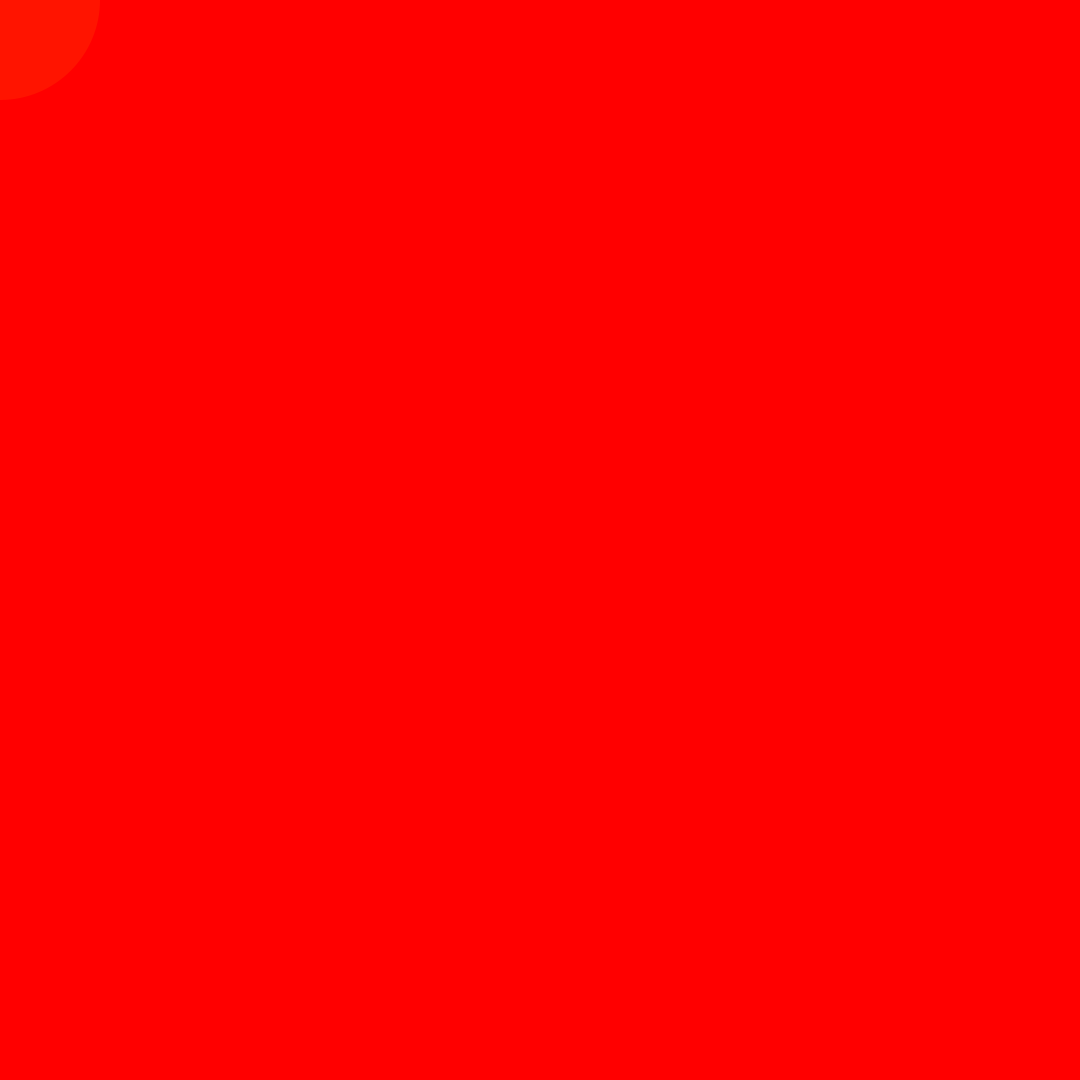
Frame 1 (no input)
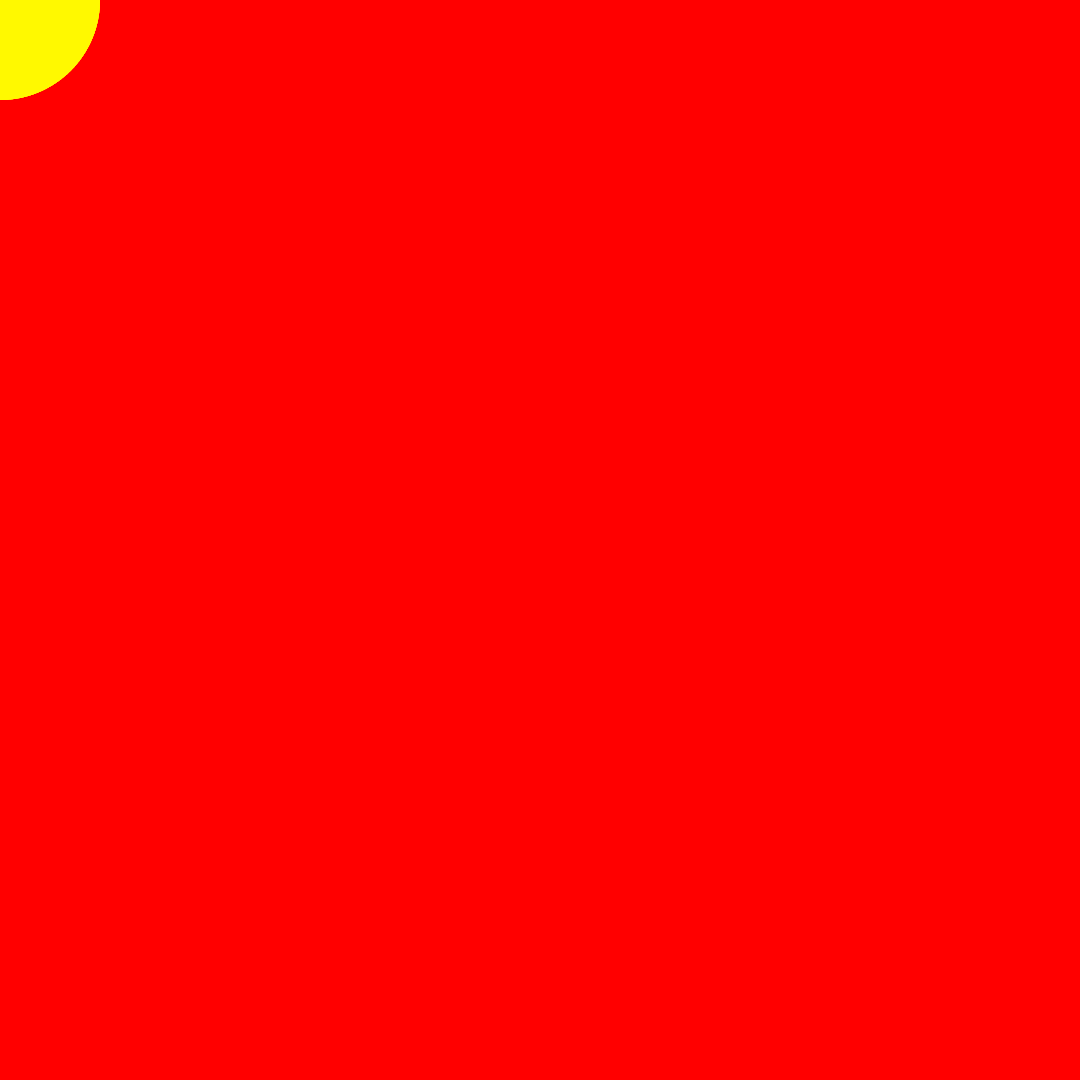
Frame 60 (the mouse pressed at the canvas centre just before this capture)
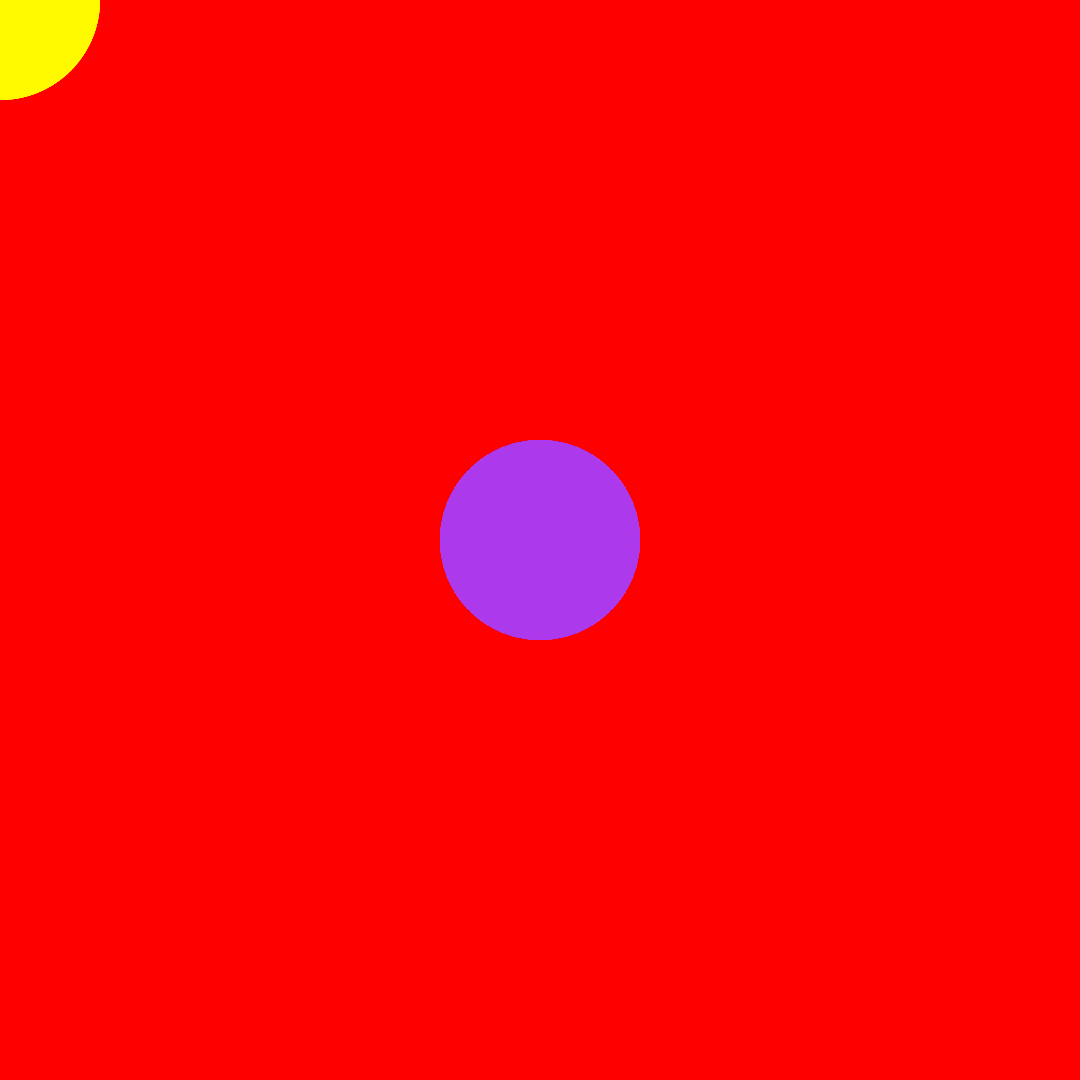
Frame 120 (the mouse held since frame 60 and released just before this capture)

The Processing sketch that drew these frames (run headless with seeded random() and noise(); from frame 60 on, the mouse is pressed at the canvas centre):

// Processing sketch: bolinha
// ── bolinha.pde
color cor;
int alt;

void setup(){
    background(255,0,0); //RGBA
size(1080, 1080); // altura, largura
 cor = color(255,255,0);
 alt = 0;
}

void draw() {
  fill(cor,20);
  noStroke();
  ellipse(mouseX, mouseY, 200, 200);
}

void mousePressed(){
 cor = color(random(0,255),random(0,255),random(0,255));
 bola();
}

void bola(){
  noStroke();
  
  for (int i = 0; i < 10; i=i+1){
    ellipse(width, alt, 100, 100);
  }
    if (alt < height){
    alt = alt + 1;
    }
}
